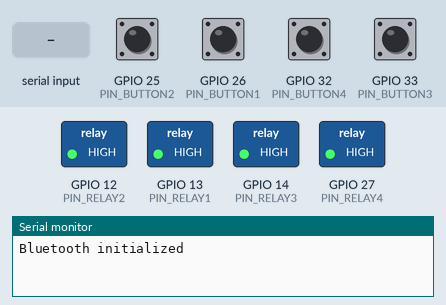
Bench run of a sketch on a simulated ESP32. Parts: switched loads named in the sketch (green lamp = pin HIGH), the last lines printed to the serial monitor. Dashed ring = blinking. The inputs (shaded band) are chosen by the test bench; at power-on: GPIO 25 (PIN_BUTTON2), GPIO 26 (PIN_BUTTON1), GPIO 32 (PIN_BUTTON4), GPIO 33 (PIN_BUTTON3) HIGH. WiFi joins after 1.5 s; servers stay silent unless stated; nothing arrives over Bluetooth unless stated.

Above: at 3.0 s.
3.1 s: GPIO 26 (PIN_BUTTON1) pulled LOW for 1 s
At 4.8 s:
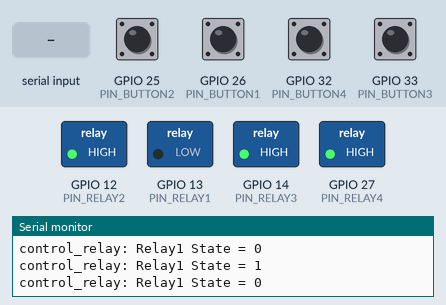
5.6 s: "b" received over the second serial link
At 6.5 s:
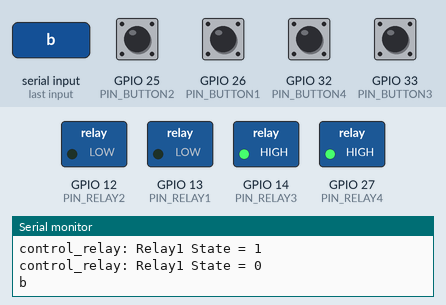
7.1 s: "A" received over the second serial link
At 7.6 s:
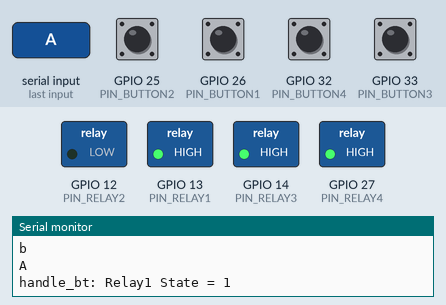
8.6 s: "c" received over the second serial link
At 9.8 s:
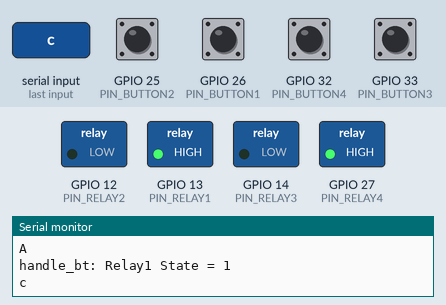
10.1 s: GPIO 25 (PIN_BUTTON2) pulled LOW for 1 s
At 10.42 s:
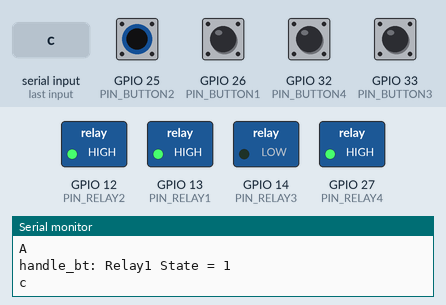
12.6 s: GPIO 26 (PIN_BUTTON1) pulled LOW for 0.15 s
At 13.1 s:
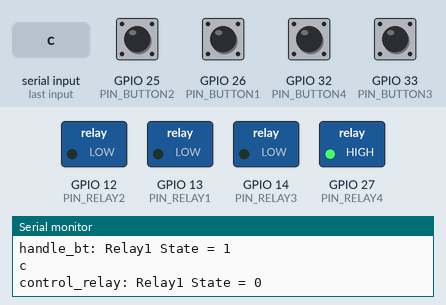
Timing chart, 0 to 15.3 s (numbered marks = the images above; inputs shaded):
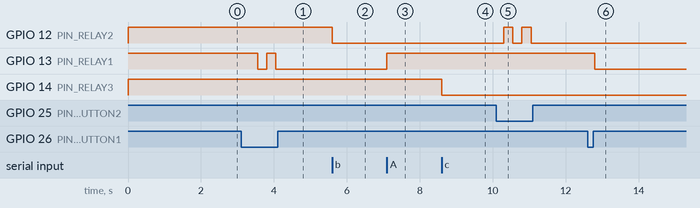

The sketch:

blynk2-relay-v2.ino
```cpp
/*************************************************************************************
 *  Created By: Tauseef Ahmad
 *  Created On: 16 October, 2021
 *
 *  YouTube Video: https://youtu.be/r8tF9pmX_3U
 *  My Channel: https://www.youtube.com/channel/UCOXYfOHgu-C-UfGyDcu5sYw/
 *
 *  *********************************************************************************
 *  Preferences--> Aditional boards Manager URLs :
 *  For ESP32:
 *  https://dl.espressif.com/dl/package_esp32_index.json
 *
 *  *********************************************************************************
 *  Download Blynk Library (Version 1.0.1):
 *  https://github.com/blynkkk/blynk-library
 ***********************************************************************************/


//------------------------------------------------------------------------------
// Template ID, Device Name and Auth Token are provided by the Blynk.Cloud
// See the Device Info tab, or Template settings
#define BLYNK_TEMPLATE_ID "ENTER_TEMPLATE_ID"
#define BLYNK_DEVICE_NAME "ENTER_DEVICE_NAME"
#define BLYNK_AUTH_TOKEN "ENTER_AUTH_TOKEN"
//------------------------------------------------------------------------------
// Comment this out to disable prints and save space
#define BLYNK_PRINT Serial
//------------------------------------------------
#include "BluetoothSerial.h"
BluetoothSerial SerialBT;
//------------------------------------------------
#include <WiFi.h>
#include <WiFiClient.h>
#include <BlynkSimpleEsp32.h>

char auth[] = BLYNK_AUTH_TOKEN;
//------------------------------------------------
// Your WiFi credentials.
// Set password to "" for open networks.
char ssid[] = "ENTER_WIFI_SSID";
char pass[] = "ENTER_WIFI_PASSWORD";
//------------------------------------------------

BlynkTimer timer;

#define PIN_BUTTON1 26
#define PIN_BUTTON2 25
#define PIN_BUTTON3 33
#define PIN_BUTTON4 32

#define PIN_RELAY1 13
#define PIN_RELAY2 12
#define PIN_RELAY3 14
#define PIN_RELAY4 27

int state_relay1 = 0;
int state_relay2 = 0;
int state_relay3 = 0;
int state_relay4 = 0;


//Change the virtual pins according the rooms
#define VPIN_BUTTON1    V1
#define VPIN_BUTTON2    V2
#define VPIN_BUTTON3    V3
#define VPIN_BUTTON4    V4

//------------------------------------------------------------------------------
// This function is called every time the device is connected to the Blynk.Cloud
// Request the latest state from the server
BLYNK_CONNECTED() {
  Blynk.syncVirtual(VPIN_BUTTON1);
  Blynk.syncVirtual(VPIN_BUTTON2);
  Blynk.syncVirtual(VPIN_BUTTON3);
  Blynk.syncVirtual(VPIN_BUTTON4);
}

//--------------------------------------------------------------------------
// This function is called every time the Virtual Pin state change
//i.e when you push switch from Blynk App or Web Dashboard
BLYNK_WRITE(VPIN_BUTTON1) {
  state_relay1 = param.asInt();
  digitalWrite(PIN_RELAY1, state_relay1);
  Serial.println("BLYNK_WRITE: Relay1 State = "+String(state_relay1));
}
//--------------------------------------------------------------------------
BLYNK_WRITE(VPIN_BUTTON2) {
  state_relay2 = param.asInt();
  digitalWrite(PIN_RELAY2, state_relay2);
}
//--------------------------------------------------------------------------
BLYNK_WRITE(VPIN_BUTTON3) {
  state_relay3 = param.asInt();
  digitalWrite(PIN_RELAY3, state_relay3);
}
//--------------------------------------------------------------------------
BLYNK_WRITE(VPIN_BUTTON4) {
  state_relay4 = param.asInt();
  digitalWrite(PIN_RELAY4, state_relay4);
}
//--------------------------------------------------------------------------


/*MMMMMMMMMMMMMMMMMMMMMMMMMMMMMMMMMMMMMMMMMMMMMMMMMMMMMMMMMMMMMMMMMMMMMMMMMMMMMMMMMMMMMMM
 * setup() function
MMMMMMMMMMMMMMMMMMMMMMMMMMMMMMMMMMMMMMMMMMMMMMMMMMMMMMMMMMMMMMMMMMMMMMMMMMMMMMMMMMMMMMMM*/
void setup()
{
  // Debug console
  Serial.begin(115200);
  //--------------------------------------------------------------------
  pinMode(PIN_BUTTON1, INPUT_PULLUP);
  pinMode(PIN_BUTTON2, INPUT_PULLUP);
  pinMode(PIN_BUTTON3, INPUT_PULLUP);
  pinMode(PIN_BUTTON4, INPUT_PULLUP);
  //--------------------------------------------------------------------
  pinMode(PIN_RELAY1, OUTPUT);
  pinMode(PIN_RELAY2, OUTPUT);
  pinMode(PIN_RELAY3, OUTPUT);
  pinMode(PIN_RELAY4, OUTPUT);
  //--------------------------------------------------------------------
  //During Starting all Relays should TURN OFF
  digitalWrite(PIN_RELAY1, HIGH);
  digitalWrite(PIN_RELAY2, HIGH);
  digitalWrite(PIN_RELAY3, HIGH);
  digitalWrite(PIN_RELAY4, HIGH);
  //--------------------------------------------------------------------
  Blynk.begin(auth, ssid, pass);
  // You can also specify server:
  //Blynk.begin(auth, ssid, pass, "blynk.cloud", 80);
  //Blynk.begin(auth, ssid, pass, IPAddress(192,168,1,100), 8080);
  //--------------------------------------------------------------------
  //Blynk.virtualWrite(VPIN_BUTTON1, state_relay1);
  //Blynk.virtualWrite(VPIN_BUTTON2, state_relay2);
  //Blynk.virtualWrite(VPIN_BUTTON3, state_relay3);
  //Blynk.virtualWrite(VPIN_BUTTON4, state_relay4);
  //--------------------------------------------------------------------
  if(!SerialBT.begin("ESP32")){
    Serial.println("An error occurred initializing Bluetooth");
  }else{
    Serial.println("Bluetooth initialized");
  }
  //--------------------------------------------------------------------
}


/*MMMMMMMMMMMMMMMMMMMMMMMMMMMMMMMMMMMMMMMMMMMMMMMMMMMMMMMMMMMMMMMMMMMMMMMMMMMMMMMMMMMMMMM
 * loop() function
MMMMMMMMMMMMMMMMMMMMMMMMMMMMMMMMMMMMMMMMMMMMMMMMMMMMMMMMMMMMMMMMMMMMMMMMMMMMMMMMMMMMMMMM*/
void loop()
{
  Blynk.run();
  timer.run();
  // You can inject your own code or combine it with other sketches.
  // Check other examples on how to communicate with Blynk. Remember
  // to avoid delay() function!

  listen_push_buttons();

  handle_bt();
}

/*MMMMMMMMMMMMMMMMMMMMMMMMMMMMMMMMMMMMMMMMMMMMMMMMMMMMMMMMMMMMMMMMMMMMMMMMMMMMMMMMMMMMMMM
 * listen_push_buttons() function
 * checks if a push button is pressed or not, and control the relay according to the
 * button state
MMMMMMMMMMMMMMMMMMMMMMMMMMMMMMMMMMMMMMMMMMMMMMMMMMMMMMMMMMMMMMMMMMMMMMMMMMMMMMMMMMMMMMMM*/
void listen_push_buttons(){
    //--------------------------------------------------------------------------
    if(digitalRead(PIN_BUTTON1) == LOW){
      delay(200);
      control_relay(1);
      Blynk.virtualWrite(VPIN_BUTTON1, state_relay1); //update button state
    }
    //--------------------------------------------------------------------------
    else if (digitalRead(PIN_BUTTON2) == LOW){
      delay(200);
      control_relay(2);
      Blynk.virtualWrite(VPIN_BUTTON2, state_relay2); //update button state
    }
    //--------------------------------------------------------------------------
    else if (digitalRead(PIN_BUTTON3) == LOW){
      delay(200);
      control_relay(3);
      Blynk.virtualWrite(VPIN_BUTTON3, state_relay3); //update button state
    }
    //--------------------------------------------------------------------------
    else if (digitalRead(PIN_BUTTON4) == LOW){
      delay(200);
      control_relay(4);
      Blynk.virtualWrite(VPIN_BUTTON4, state_relay4); //update button state
    }
    //--------------------------------------------------------------------------
}

//MMMMMMMMMMMMMMMMMMMMMMMMMMMMMMMMMMMMMMMMMMMMMMMMMMMMMMMMMMMMMMMMMMMMMMMMMMMMMMMMMMMMMMM


/*MMMMMMMMMMMMMMMMMMMMMMMMMMMMMMMMMMMMMMMMMMMMMMMMMMMMMMMMMMMMMMMMMMMMMMMMMMMMMMMMMMMMMMM
 * handle_bt() function
 * handles incomming bluetooth data to control relays
MMMMMMMMMMMMMMMMMMMMMMMMMMMMMMMMMMMMMMMMMMMMMMMMMMMMMMMMMMMMMMMMMMMMMMMMMMMMMMMMMMMMMMMM*/
void handle_bt(){
  //------------------------------------
  char command;
  if(SerialBT.available()){
    command = SerialBT.read();
    Serial.println(command);
  }
  //------------------------------------

  switch(command)
  {
     //******************************************************************************
     //Turn ON - Relay1
     case 'A':
      digitalWrite(PIN_RELAY1, HIGH);
      state_relay1 = 1;
      Serial.println("handle_bt: Relay1 State = "+String(state_relay1));
      Blynk.virtualWrite(VPIN_BUTTON1, state_relay1);
      break;

    //Turn OFF - Relay1
    case 'a':
      digitalWrite(PIN_RELAY1, LOW);
      state_relay1 = 0;
      Blynk.virtualWrite(VPIN_BUTTON1, state_relay1);
      break;
    //******************************************************************************
    //Turn ON - Relay2
    case 'B':
      digitalWrite(PIN_RELAY2, HIGH);
      state_relay2 = 1;
      Blynk.virtualWrite(VPIN_BUTTON2, state_relay2);
      break;

    //Turn OFF - Relay2
    case 'b':
      digitalWrite(PIN_RELAY2, LOW);
      state_relay2 = 0;
      Blynk.virtualWrite(VPIN_BUTTON2, state_relay2);
      break;
    //******************************************************************************
    //Turn ON - Relay3
    case 'C':
      digitalWrite(PIN_RELAY3, HIGH);
      state_relay3 = 1;
      Blynk.virtualWrite(VPIN_BUTTON3, state_relay3);
      break;

    //Turn OFF - Relay3
    case 'c':
      digitalWrite(PIN_RELAY3, LOW);
      state_relay3 = 0;
      Blynk.virtualWrite(VPIN_BUTTON3, state_relay3);
      break;
    //******************************************************************************
    //Turn ON - Relay4
    case 'D':
      digitalWrite(PIN_RELAY4, HIGH);
      state_relay4 = 1;
      Blynk.virtualWrite(VPIN_BUTTON4, state_relay4);
      break;

    //Turn OFF - Relay4
    case 'd':
      digitalWrite(PIN_RELAY4, LOW);
      state_relay4 = 0;
      Blynk.virtualWrite(VPIN_BUTTON4, state_relay4);
      break;
   //******************************************************************************
   }
}

//MMMMMMMMMMMMMMMMMMMMMMMMMMMMMMMMMMMMMMMMMMMMMMMMMMMMMMMMMMMMMMMMMMMMMMMMMMMMMMMMMMMMMMM


/*MMMMMMMMMMMMMMMMMMMMMMMMMMMMMMMMMMMMMMMMMMMMMMMMMMMMMMMMMMMMMMMMMMMMMMMMMMMMMMMMMMMMMMM
 * control_relay() function
 * turn on or off the relays
MMMMMMMMMMMMMMMMMMMMMMMMMMMMMMMMMMMMMMMMMMMMMMMMMMMMMMMMMMMMMMMMMMMMMMMMMMMMMMMMMMMMMMMM*/
void control_relay(int relay){
  //------------------------------------------------
  if(relay == 1){
    state_relay1 = !state_relay1;
    digitalWrite(PIN_RELAY1, state_relay1);
    Serial.println("control_relay: Relay1 State = "+String(state_relay1));
    delay(50);
  }
  //------------------------------------------------
  else if(relay == 2){
    state_relay2 = !state_relay2;
    digitalWrite(PIN_RELAY2, state_relay2);
    delay(50);
  }
  //------------------------------------------------
  else if(relay == 3){
    state_relay3 = !state_relay3;
    digitalWrite(PIN_RELAY3, state_relay3);
    delay(50);
  }
  //------------------------------------------------
  else if(relay == 4){
    state_relay4 = !state_relay4;
    digitalWrite(PIN_RELAY4, state_relay4);
    delay(50);
  }
  //------------------------------------------------
}
//MMMMMMMMMMMMMMMMMMMMMMMMMMMMMMMMMMMMMMMMMMMMMMMMMMMMMMMMMMMMMMMMMMMMMMMMMMMMMMMMMMMMMMM
```

Measured:
- after the input at 3.1 s, GPIO 13 (PIN_RELAY1): HIGH → LOW after 0.45 s, → HIGH 0.25 s later, → LOW 0.25 s later
- after the input at 5.6 s, GPIO 12 (PIN_RELAY2): HIGH → LOW at once
- after the input at 7.1 s, GPIO 13 (PIN_RELAY1): LOW → HIGH at once
- after the input at 8.6 s, GPIO 14 (PIN_RELAY3): HIGH → LOW at once
- after the input at 10.1 s, GPIO 12 (PIN_RELAY2): alternates HIGH for 0.25 s and LOW for 0.25 s, 4 changes in all, then stays LOW, starting after 0.20 s
- after the input at 12.6 s, GPIO 13 (PIN_RELAY1): HIGH → LOW after 0.20 s
